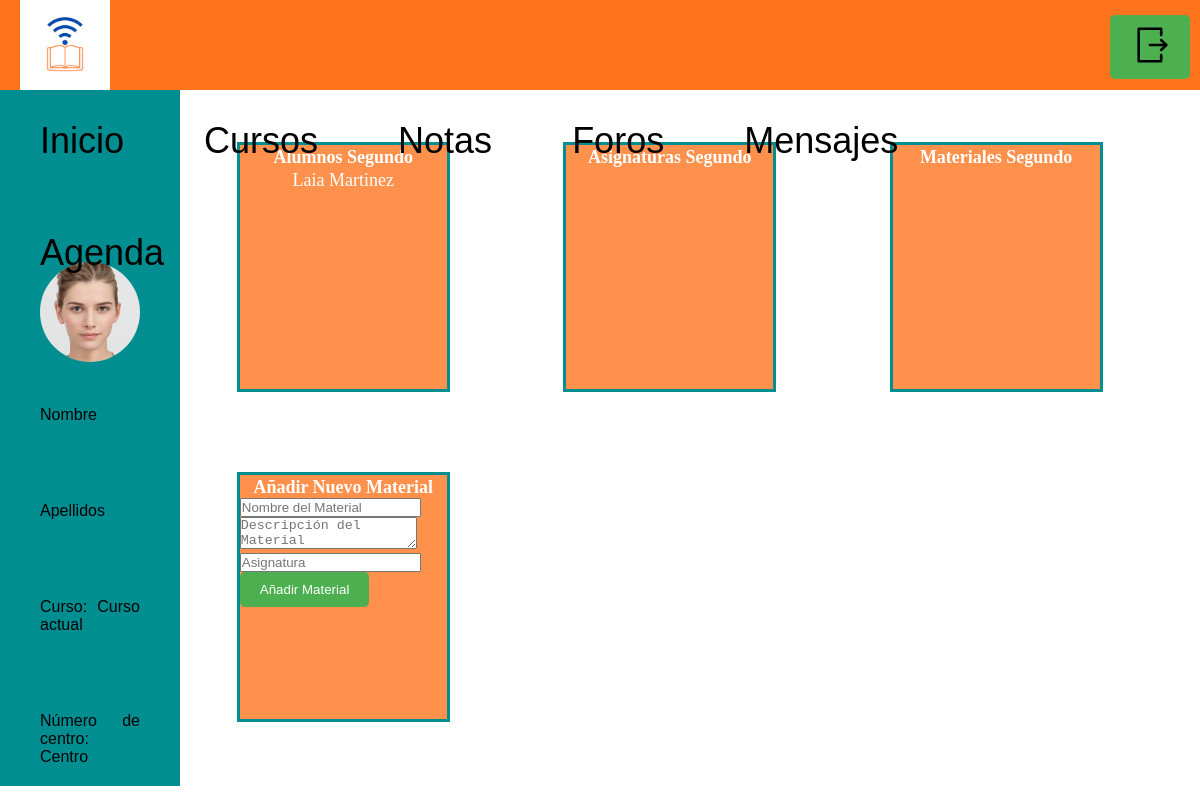
/profesor/gestionCursos2.php, run on an earlier commit of the app's database.
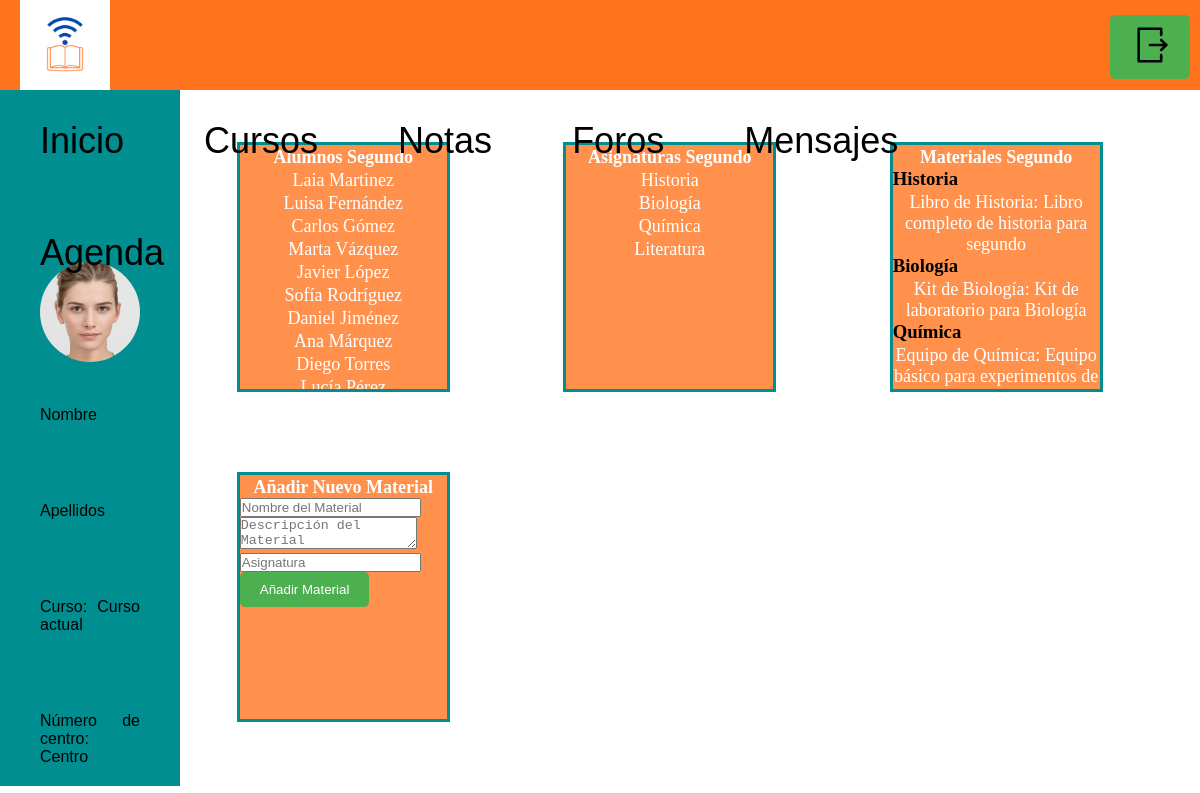
And on a later commit of the database.
### tables this page shows
CREATE TABLE IF NOT EXISTS `usuario` (
  `idUsuario` int(11) NOT NULL AUTO_INCREMENT,
  `Nombre` varchar(45) DEFAULT NULL,
  `Apellidos` varchar(45) DEFAULT NULL,
  `contrasena` varchar(45) DEFAULT NULL,
  `tipo` varchar(45) DEFAULT NULL,
  `id_centro` int(11) DEFAULT NULL,
  `cursoActual` varchar(15) NOT NULL,
  PRIMARY KEY (`idUsuario`)
);

CREATE TABLE IF NOT EXISTS `asignatura` (
  `idAsignatura` int(11) NOT NULL AUTO_INCREMENT,
  `Nombre` varchar(45) DEFAULT NULL,
  `Descripcion` varchar(100) DEFAULT NULL,
  `Id_centro` int(11) DEFAULT NULL,
  `Material_idMaterial` int(11) NOT NULL,
  `Nota_idNota` int(11) NOT NULL,
  `Curso` varchar(15) NOT NULL,
  PRIMARY KEY (`idAsignatura`,`Nota_idNota`),
  KEY `fk_Asignatura_Material1_idx` (`Material_idMaterial`),
  KEY `fk_Asignatura_Nota1_idx` (`Nota_idNota`)
);

CREATE TABLE IF NOT EXISTS `material` (
  `idMaterial` int(11) NOT NULL AUTO_INCREMENT,
  `nombre` varchar(45) DEFAULT NULL,
  `descripcion` varchar(45) DEFAULT NULL,
  `fecha_creacion` date DEFAULT NULL,
  `id_profesor` int(11) DEFAULT NULL,
  `idAsignatura` int(11) DEFAULT NULL,
  PRIMARY KEY (`idMaterial`)
);

### profesor/gestionCursos.php (called while the page is built, shortened)
<?php
include_once("../back/connection.php");
function obtenerAlumnosPorCurso($curso) {
    global $con;
    $query = "SELECT Nombre, Apellidos FROM usuario WHERE tipo = 'alumno' AND cursoActual = '$curso'";
    return mysqli_query($con, $query);
}
function obtenerAsignaturasPorCurso($curso) {
    global $con;
    $query = "SELECT Nombre FROM asignatura WHERE Curso = '$curso'";
    return mysqli_query($con, $query);
}
function obtenerMaterialesPorAsignatura($asignatura) {
    global $con;
    $query = "SELECT m.nombre, m.descripcion FROM material m INNER JOIN asignatura a ON m.idAsignatura = a.idAsignatura WHERE a.Nombre = '$asignatura'";
    return mysqli_query($con, $query);
}
?>

### profesor/gestionCursos2.php (the view, shortened to what this page needs)
<?php
include 'gestionCursos.php';
$alumnos = obtenerAlumnosPorCurso("Segundo");
$asignaturas = obtenerAsignaturasPorCurso("Segundo");
$materialesPorAsignatura = [];
foreach ($asignaturas as $asignatura) {
    $materiales = obtenerMaterialesPorAsignatura($asignatura['Nombre']);
    $materialesPorAsignatura[$asignatura['Nombre']] = $materiales;
}
?>
<!DOCTYPE html>
<html lang="en">
<head>
    <link rel="stylesheet" href="../CSS/stylesres.css">
</head>
<body>
    <div class="contenedor">
        <div class="colDatosPersonales">
        <img class="fotoPersonal" src="../Media/cara_generica.jpg" alt="Foto personal">
<p id="nombre">Nombre</p>
<br>
<p id="apellidos">Apellidos</p>
<br>
<p>Curso: <span id="cursoActual">Curso actual</span></p>
<br>
<p>Número de centro: <span id="centro">Centro</span></p>
        </div>
        <div class="colContenido">
        <section class="panel">
        <h1 class="textoal">Alumnos Segundo</h1>
    <ul >
        <?php foreach ($alumnos as $alumno): ?>
            <li class="textoal"><?php echo htmlspecialchars($alumno['Nombre']) . " " . htmlspecialchars($alumno['Apellidos']); ?></li>
        <?php endforeach; ?>
    </ul>
    </section>
    <section class="panel">
    <h1 class="textoal">Asignaturas Segundo</h1>
    <ul >
        <?php foreach ($asignaturas as $asignatura): ?>
            <li class="textoal"><?php echo htmlspecialchars($asignatura['Nombre']); ?></li>
        <?php endforeach; ?>
    </ul>
    </section>
    <section class="panel">
    <h1 class="textoal">Materiales Segundo</h1>
    <?php foreach ($materialesPorAsignatura as $asignatura => $materiales): ?>
        <h3><?php echo htmlspecialchars($asignatura); ?></h3>
        <ul >
            <?php foreach ($materiales as $material): ?>
                <li class="textoal"><?php echo htmlspecialchars($material['nombre']) . ": " . htmlspecialchars($material['descripcion']); ?></li>
            <?php endforeach; ?>
        </ul>
    <?php endforeach; ?>
    </section>
    <section class="panel">
        <h1 class="textoal">Añadir Nuevo Material</h1>
        <form action="gestionCursos.php" method="post">
            <input type="text" name="nombre"  placeholder="Nombre del Material">
            <textarea name="descripcion" placeholder="Descripción del Material"></textarea>
            <input type="text" name="asignatura" placeholder="Asignatura">
            <button type="submit">Añadir Material</button>
        </form>
    </section>
        </div>
    </div>
</body>
</html>

What changed in the data, as far as the page shows it:
added usuario: Nombre "Luisa", Apellidos "Fernández"
added usuario: Nombre "Carlos", Apellidos "Gómez"
added usuario: Nombre "Marta", Apellidos "Vázquez"
added usuario: Nombre "Javier", Apellidos "López"
added usuario: Nombre "Sofía", Apellidos "Rodríguez"
added usuario: Nombre "Daniel", Apellidos "Jiménez"
added usuario: Nombre "Ana", Apellidos "Márquez"
added usuario: Nombre "Diego", Apellidos "Torres"
added usuario: Nombre "Lucía", Apellidos "Pérez"
added asignatura: Nombre "Historia"
added asignatura: Nombre "Biología"
added asignatura: Nombre "Química"
added asignatura: Nombre "Literatura"
added material: nombre "Libro de Historia", descripcion "Libro completo de historia para segundo", shown under "Historia"
added material: nombre "Kit de Biología", descripcion "Kit de laboratorio para Biología", shown under "Biología"
added material: nombre "Equipo de Química", descripcion "Equipo básico para experimentos de…", shown under "Química"
Also different on the page:
new list line: "Historia"
new list line: "Biología"
new list line: "Química"
